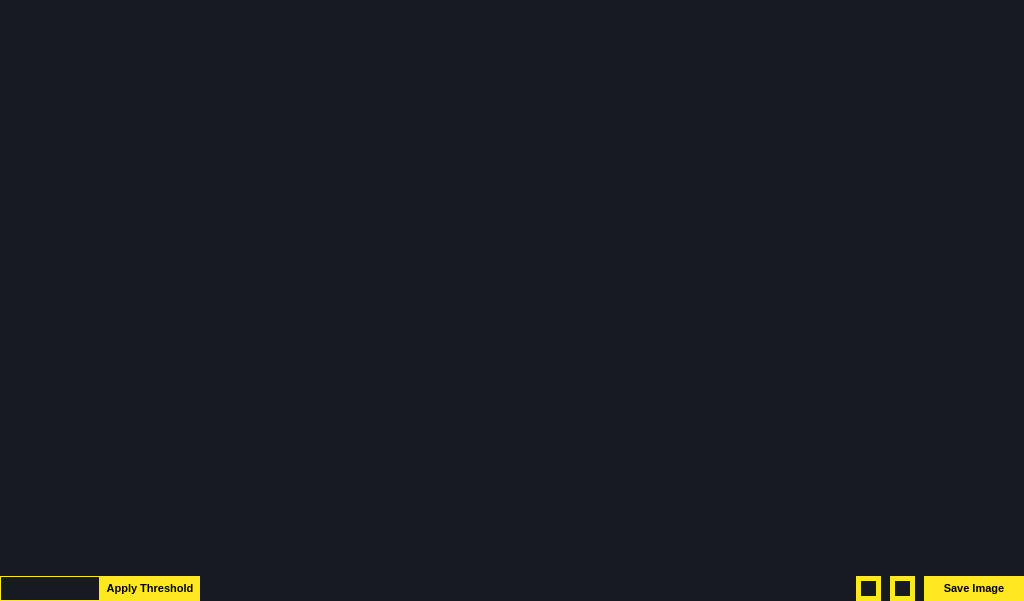
<?xml version="1.0" encoding="UTF-8"?>
<ui version="4.0">
 <class>Form</class>
 <widget class="QWidget" name="Form">
  <property name="geometry">
   <rect>
    <x>0</x>
    <y>0</y>
    <width>1024</width>
    <height>601</height>
   </rect>
  </property>
  <property name="windowTitle">
   <string>Form</string>
  </property>
  <property name="styleSheet">
   <string notr="true">QWidget {
background-color: #171923;
}</string>
  </property>
  <widget class="QLabel" name="image">
   <property name="geometry">
    <rect>
     <x>0</x>
     <y>0</y>
     <width>1024</width>
     <height>576</height>
    </rect>
   </property>
   <property name="frameShape">
    <enum>QFrame::Box</enum>
   </property>
   <property name="lineWidth">
    <number>0</number>
   </property>
   <property name="text">
    <string/>
   </property>
   <property name="alignment">
    <set>Qt::AlignCenter</set>
   </property>
  </widget>
  <widget class="QPushButton" name="saveImage">
   <property name="geometry">
    <rect>
     <x>924</x>
     <y>576</y>
     <width>100</width>
     <height>25</height>
    </rect>
   </property>
   <property name="styleSheet">
    <string notr="true">QPushButton {
background-color: #FFE81F;
border: none;
font-size: 11px;
color: black;
font-weight: 600;
}

QPushButton:hover {
background-color: #ccba18;

}

QPushButton:pressed {
background-color: #ccba18;
}

QPushButton:disabled {
    background-color:  #87814c;
}</string>
   </property>
   <property name="text">
    <string>Save Image</string>
   </property>
  </widget>
  <widget class="QPushButton" name="color1">
   <property name="geometry">
    <rect>
     <x>890</x>
     <y>576</y>
     <width>25</width>
     <height>25</height>
    </rect>
   </property>
   <property name="styleSheet">
    <string notr="true">QPushButton {
	border: 5px solid #FFE81F;
}</string>
   </property>
   <property name="text">
    <string/>
   </property>
  </widget>
  <widget class="QPushButton" name="color2">
   <property name="geometry">
    <rect>
     <x>856</x>
     <y>576</y>
     <width>25</width>
     <height>25</height>
    </rect>
   </property>
   <property name="styleSheet">
    <string notr="true">QPushButton {
	border: 5px solid #FFE81F;
}</string>
   </property>
   <property name="text">
    <string/>
   </property>
  </widget>
  <widget class="QLineEdit" name="thresholdInput">
   <property name="geometry">
    <rect>
     <x>0</x>
     <y>576</y>
     <width>100</width>
     <height>25</height>
    </rect>
   </property>
   <property name="styleSheet">
    <string notr="true">QLineEdit {
border: 1px solid #FFE81F;
color: white;
}</string>
   </property>
  </widget>
  <widget class="QPushButton" name="thresholdButton">
   <property name="geometry">
    <rect>
     <x>100</x>
     <y>576</y>
     <width>100</width>
     <height>25</height>
    </rect>
   </property>
   <property name="styleSheet">
    <string notr="true">QPushButton {
background-color: #FFE81F;
border: none;
font-size: 11px;
color: black;
font-weight: 600;
}

QPushButton:hover {
background-color: #ccba18;

}

QPushButton:pressed {
background-color: #ccba18;
}

QPushButton:disabled {
    background-color:  #87814c;
}</string>
   </property>
   <property name="text">
    <string>Apply Threshold</string>
   </property>
  </widget>
 </widget>
 <resources/>
 <connections/>
</ui>
